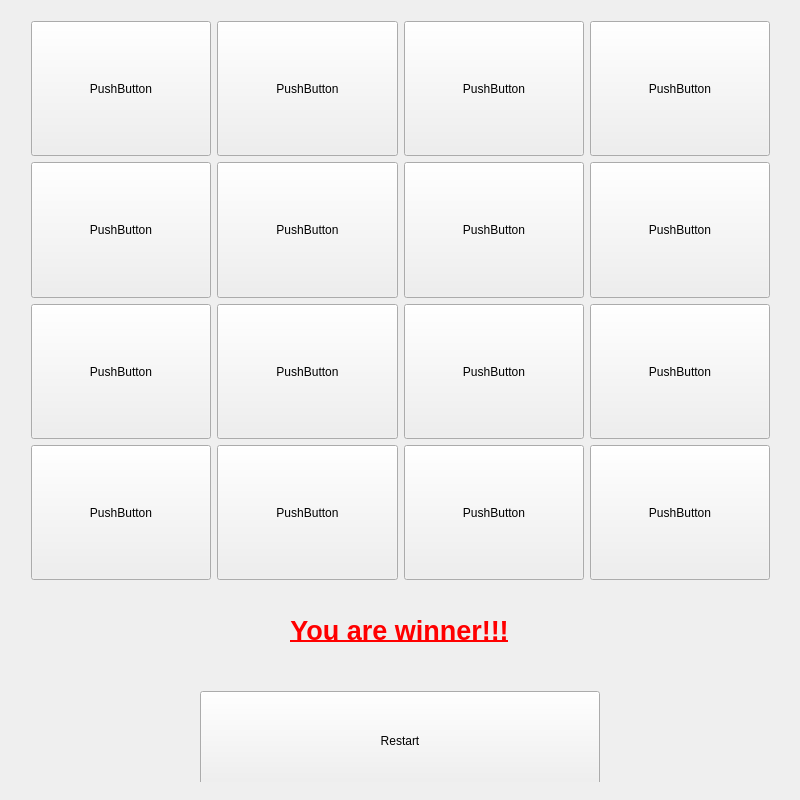
<?xml version="1.0" encoding="UTF-8"?>
<ui version="4.0">
 <class>MainWindow</class>
 <widget class="QMainWindow" name="MainWindow">
  <property name="geometry">
   <rect>
    <x>0</x>
    <y>0</y>
    <width>800</width>
    <height>800</height>
   </rect>
  </property>
  <property name="sizePolicy">
   <sizepolicy hsizetype="Preferred" vsizetype="Preferred">
    <horstretch>0</horstretch>
    <verstretch>0</verstretch>
   </sizepolicy>
  </property>
  <property name="minimumSize">
   <size>
    <width>800</width>
    <height>800</height>
   </size>
  </property>
  <property name="windowTitle">
   <string>15 puzzle</string>
  </property>
  <widget class="QWidget" name="centralWidget">
   <property name="minimumSize">
    <size>
     <width>800</width>
     <height>800</height>
    </size>
   </property>
   <widget class="QWidget" name="gridLayoutWidget">
    <property name="geometry">
     <rect>
      <x>20</x>
      <y>10</y>
      <width>761</width>
      <height>581</height>
     </rect>
    </property>
    <layout class="QGridLayout" name="gridLayout">
     <item row="0" column="0">
      <widget class="QPushButton" name="pushButton">
       <property name="sizePolicy">
        <sizepolicy hsizetype="Minimum" vsizetype="Minimum">
         <horstretch>0</horstretch>
         <verstretch>0</verstretch>
        </sizepolicy>
       </property>
       <property name="minimumSize">
        <size>
         <width>100</width>
         <height>100</height>
        </size>
       </property>
       <property name="text">
        <string>PushButton</string>
       </property>
      </widget>
     </item>
     <item row="2" column="0">
      <widget class="QPushButton" name="pushButton_9">
       <property name="sizePolicy">
        <sizepolicy hsizetype="Minimum" vsizetype="Minimum">
         <horstretch>0</horstretch>
         <verstretch>0</verstretch>
        </sizepolicy>
       </property>
       <property name="minimumSize">
        <size>
         <width>100</width>
         <height>100</height>
        </size>
       </property>
       <property name="text">
        <string>PushButton</string>
       </property>
      </widget>
     </item>
     <item row="1" column="2">
      <widget class="QPushButton" name="pushButton_7">
       <property name="sizePolicy">
        <sizepolicy hsizetype="Minimum" vsizetype="Minimum">
         <horstretch>0</horstretch>
         <verstretch>0</verstretch>
        </sizepolicy>
       </property>
       <property name="minimumSize">
        <size>
         <width>100</width>
         <height>100</height>
        </size>
       </property>
       <property name="text">
        <string>PushButton</string>
       </property>
      </widget>
     </item>
     <item row="1" column="1">
      <widget class="QPushButton" name="pushButton_6">
       <property name="sizePolicy">
        <sizepolicy hsizetype="Minimum" vsizetype="Minimum">
         <horstretch>0</horstretch>
         <verstretch>0</verstretch>
        </sizepolicy>
       </property>
       <property name="minimumSize">
        <size>
         <width>100</width>
         <height>100</height>
        </size>
       </property>
       <property name="text">
        <string>PushButton</string>
       </property>
      </widget>
     </item>
     <item row="1" column="3">
      <widget class="QPushButton" name="pushButton_8">
       <property name="sizePolicy">
        <sizepolicy hsizetype="Minimum" vsizetype="Minimum">
         <horstretch>0</horstretch>
         <verstretch>0</verstretch>
        </sizepolicy>
       </property>
       <property name="minimumSize">
        <size>
         <width>100</width>
         <height>100</height>
        </size>
       </property>
       <property name="text">
        <string>PushButton</string>
       </property>
      </widget>
     </item>
     <item row="2" column="2">
      <widget class="QPushButton" name="pushButton_11">
       <property name="sizePolicy">
        <sizepolicy hsizetype="Minimum" vsizetype="Minimum">
         <horstretch>0</horstretch>
         <verstretch>0</verstretch>
        </sizepolicy>
       </property>
       <property name="minimumSize">
        <size>
         <width>100</width>
         <height>100</height>
        </size>
       </property>
       <property name="text">
        <string>PushButton</string>
       </property>
      </widget>
     </item>
     <item row="2" column="1">
      <widget class="QPushButton" name="pushButton_10">
       <property name="sizePolicy">
        <sizepolicy hsizetype="Minimum" vsizetype="Minimum">
         <horstretch>0</horstretch>
         <verstretch>0</verstretch>
        </sizepolicy>
       </property>
       <property name="minimumSize">
        <size>
         <width>100</width>
         <height>100</height>
        </size>
       </property>
       <property name="text">
        <string>PushButton</string>
       </property>
      </widget>
     </item>
     <item row="2" column="3">
      <widget class="QPushButton" name="pushButton_12">
       <property name="sizePolicy">
        <sizepolicy hsizetype="Minimum" vsizetype="Minimum">
         <horstretch>0</horstretch>
         <verstretch>0</verstretch>
        </sizepolicy>
       </property>
       <property name="minimumSize">
        <size>
         <width>100</width>
         <height>100</height>
        </size>
       </property>
       <property name="text">
        <string>PushButton</string>
       </property>
      </widget>
     </item>
     <item row="3" column="0">
      <widget class="QPushButton" name="pushButton_13">
       <property name="enabled">
        <bool>true</bool>
       </property>
       <property name="sizePolicy">
        <sizepolicy hsizetype="Minimum" vsizetype="Minimum">
         <horstretch>0</horstretch>
         <verstretch>0</verstretch>
        </sizepolicy>
       </property>
       <property name="minimumSize">
        <size>
         <width>100</width>
         <height>100</height>
        </size>
       </property>
       <property name="text">
        <string>PushButton</string>
       </property>
      </widget>
     </item>
     <item row="3" column="1">
      <widget class="QPushButton" name="pushButton_14">
       <property name="sizePolicy">
        <sizepolicy hsizetype="Minimum" vsizetype="Minimum">
         <horstretch>0</horstretch>
         <verstretch>0</verstretch>
        </sizepolicy>
       </property>
       <property name="minimumSize">
        <size>
         <width>100</width>
         <height>100</height>
        </size>
       </property>
       <property name="text">
        <string>PushButton</string>
       </property>
      </widget>
     </item>
     <item row="3" column="2">
      <widget class="QPushButton" name="pushButton_15">
       <property name="sizePolicy">
        <sizepolicy hsizetype="Minimum" vsizetype="Minimum">
         <horstretch>0</horstretch>
         <verstretch>0</verstretch>
        </sizepolicy>
       </property>
       <property name="minimumSize">
        <size>
         <width>100</width>
         <height>100</height>
        </size>
       </property>
       <property name="text">
        <string>PushButton</string>
       </property>
      </widget>
     </item>
     <item row="3" column="3">
      <widget class="QPushButton" name="pushButton_16">
       <property name="sizePolicy">
        <sizepolicy hsizetype="Minimum" vsizetype="Minimum">
         <horstretch>0</horstretch>
         <verstretch>0</verstretch>
        </sizepolicy>
       </property>
       <property name="minimumSize">
        <size>
         <width>100</width>
         <height>100</height>
        </size>
       </property>
       <property name="text">
        <string>PushButton</string>
       </property>
      </widget>
     </item>
     <item row="0" column="1">
      <widget class="QPushButton" name="pushButton_2">
       <property name="sizePolicy">
        <sizepolicy hsizetype="Minimum" vsizetype="Minimum">
         <horstretch>0</horstretch>
         <verstretch>0</verstretch>
        </sizepolicy>
       </property>
       <property name="minimumSize">
        <size>
         <width>100</width>
         <height>100</height>
        </size>
       </property>
       <property name="text">
        <string>PushButton</string>
       </property>
      </widget>
     </item>
     <item row="1" column="0">
      <widget class="QPushButton" name="pushButton_5">
       <property name="sizePolicy">
        <sizepolicy hsizetype="Minimum" vsizetype="Minimum">
         <horstretch>0</horstretch>
         <verstretch>0</verstretch>
        </sizepolicy>
       </property>
       <property name="minimumSize">
        <size>
         <width>100</width>
         <height>100</height>
        </size>
       </property>
       <property name="text">
        <string>PushButton</string>
       </property>
      </widget>
     </item>
     <item row="0" column="3">
      <widget class="QPushButton" name="pushButton_4">
       <property name="sizePolicy">
        <sizepolicy hsizetype="Minimum" vsizetype="Minimum">
         <horstretch>0</horstretch>
         <verstretch>0</verstretch>
        </sizepolicy>
       </property>
       <property name="minimumSize">
        <size>
         <width>100</width>
         <height>100</height>
        </size>
       </property>
       <property name="text">
        <string>PushButton</string>
       </property>
      </widget>
     </item>
     <item row="0" column="2">
      <widget class="QPushButton" name="pushButton_3">
       <property name="sizePolicy">
        <sizepolicy hsizetype="Minimum" vsizetype="Minimum">
         <horstretch>0</horstretch>
         <verstretch>0</verstretch>
        </sizepolicy>
       </property>
       <property name="minimumSize">
        <size>
         <width>100</width>
         <height>100</height>
        </size>
       </property>
       <property name="text">
        <string>PushButton</string>
       </property>
      </widget>
     </item>
    </layout>
   </widget>
   <widget class="QWidget" name="horizontalLayoutWidget">
    <property name="geometry">
     <rect>
      <x>10</x>
      <y>680</y>
      <width>781</width>
      <height>102</height>
     </rect>
    </property>
    <layout class="QHBoxLayout" name="horizontalLayout">
     <item>
      <widget class="QPushButton" name="pushButton_17">
       <property name="sizePolicy">
        <sizepolicy hsizetype="Maximum" vsizetype="Fixed">
         <horstretch>0</horstretch>
         <verstretch>0</verstretch>
        </sizepolicy>
       </property>
       <property name="minimumSize">
        <size>
         <width>400</width>
         <height>100</height>
        </size>
       </property>
       <property name="text">
        <string>Restart</string>
       </property>
      </widget>
     </item>
    </layout>
   </widget>
   <widget class="QLabel" name="label">
    <property name="geometry">
     <rect>
      <x>9</x>
      <y>590</y>
      <width>781</width>
      <height>80</height>
     </rect>
    </property>
    <property name="palette">
     <palette>
      <active>
       <colorrole role="WindowText">
        <brush brushstyle="SolidPattern">
         <color alpha="255">
          <red>255</red>
          <green>0</green>
          <blue>0</blue>
         </color>
        </brush>
       </colorrole>
      </active>
      <inactive>
       <colorrole role="WindowText">
        <brush brushstyle="SolidPattern">
         <color alpha="255">
          <red>255</red>
          <green>0</green>
          <blue>0</blue>
         </color>
        </brush>
       </colorrole>
      </inactive>
      <disabled>
       <colorrole role="WindowText">
        <brush brushstyle="SolidPattern">
         <color alpha="255">
          <red>123</red>
          <green>123</green>
          <blue>123</blue>
         </color>
        </brush>
       </colorrole>
      </disabled>
     </palette>
    </property>
    <property name="font">
     <font>
      <pointsize>20</pointsize>
      <weight>75</weight>
      <italic>false</italic>
      <bold>true</bold>
      <underline>true</underline>
     </font>
    </property>
    <property name="acceptDrops">
     <bool>false</bool>
    </property>
    <property name="layoutDirection">
     <enum>Qt::LeftToRight</enum>
    </property>
    <property name="text">
     <string>You are winner!!!</string>
    </property>
    <property name="textFormat">
     <enum>Qt::AutoText</enum>
    </property>
    <property name="alignment">
     <set>Qt::AlignCenter</set>
    </property>
    <property name="wordWrap">
     <bool>false</bool>
    </property>
    <property name="buddy">
     <cstring></cstring>
    </property>
   </widget>
  </widget>
 </widget>
 <layoutdefault spacing="6" margin="11"/>
 <resources/>
 <connections/>
</ui>
